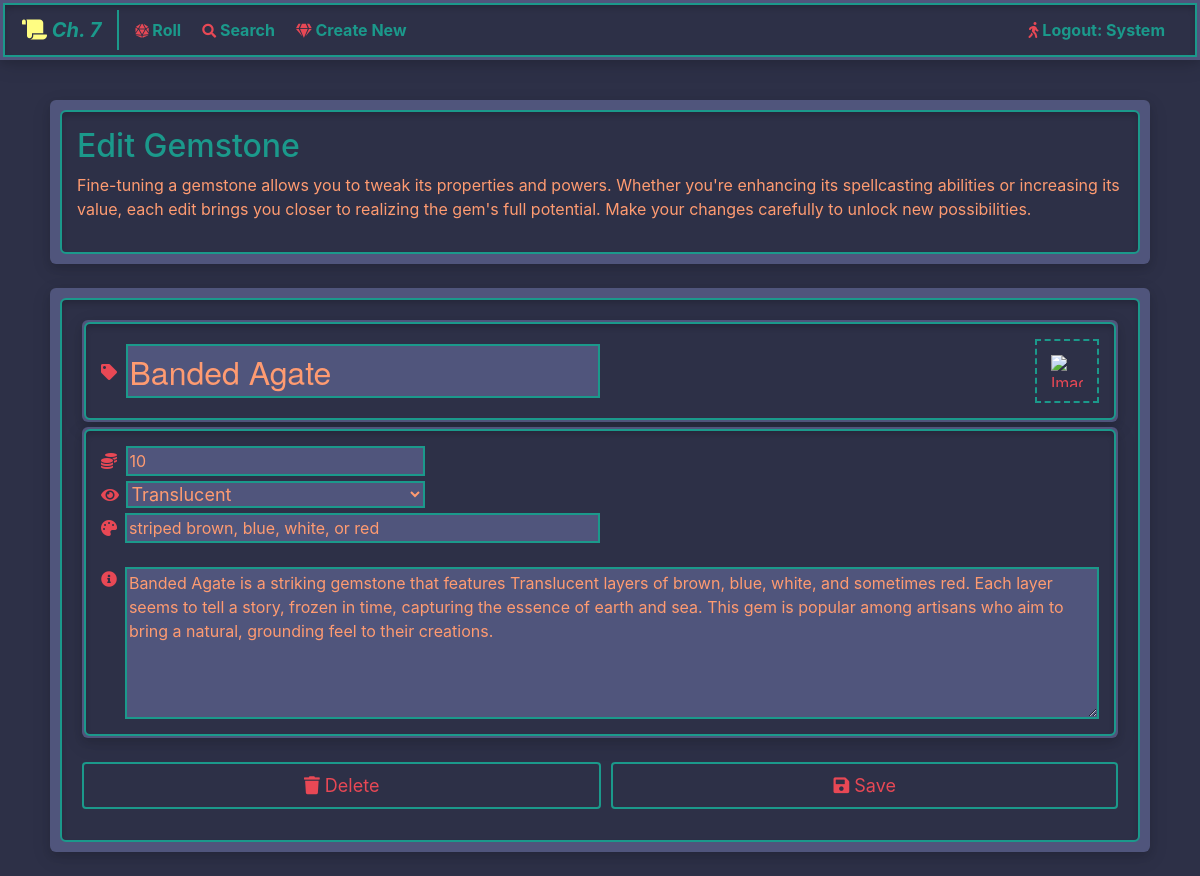
Screenshot of /treasure/gemstone/edit/2/ (signed in) with the database file from the repository.
### treasure/models.py (models this page shows, shortened)
class Gemstone(models.Model):
    name             = models.CharField(max_length=128, db_index=True)
    value            = models.IntegerField(validators=[MinValueValidator(1), MaxValueValidator(1_000_000)])
    clarity          = models.ForeignKey(
        GemstoneClarity,
        related_name='gemstones',
        on_delete=models.SET_DEFAULT,
        default=1,
        db_index=True
    )
    color            = models.CharField(max_length=128, blank=True, verbose_name='Color(s)', db_index=True)
    description      = models.TextField(max_length=1024)
    icon             = models.ForeignKey(
        GemstoneIcon,
        related_name='gemstones',
        on_delete=models.SET_DEFAULT,
        default=1
    )
    dmg_row_value   = models.IntegerField(null=True, blank=True)
    dmg_item_number = models.IntegerField(null=True, blank=True)
    unique_name     = models.UUIDField(default=uuid.uuid4, editable=False, unique=True)
    origin          = models.CharField(max_length=32, default='user', blank=True)
    created_by      = models.ForeignKey(
        User,
        related_name='gemstones',
        on_delete=models.CASCADE,
        db_index=True
    )
    created_at      = models.DateTimeField(auto_now_add=True)
    updated_at      = models.DateTimeField(auto_now=True)
    objects = GemstoneManager()

### treasure/views.py (the view, shortened to what this page needs)
# urls.py: path("gemstone/edit/<int:gemstone_id>/", views.gemstone_edit, name="gemstone_edit"),
@login_required
@services.user_owns_gemstone
@transaction.atomic
def gemstone_edit(request, gemstone_id):
    gemstone = request.gemstone
    modal_view = services.is_modal_view(request)
    if request.method == 'GET':
        form = forms.GemstoneForm(instance=gemstone)
        icon_url = gemstone.icon.image.url if gemstone.icon else None
        context = {'form': form, 'icon_url': icon_url, 'gemstone_id': gemstone_id, 'modal': modal_view}
        print(modal_view)
        if modal_view:
            return render(request, 'treasure/snippets/gemstone-form.html', context)
        return render(request, 'treasure/gemstone-edit.html', context)

### treasure/services.py (called while the page is built)
def user_owns_gemstone(view_func):
    @wraps(view_func)
    def _wrapped_view(request, *args, **kwargs):
        gemstone_id = kwargs.get('gemstone_id')
        gemstone = get_object_or_404(models.Gemstone, pk=gemstone_id)
        if gemstone.created_by != request.user:
            return HttpResponseForbidden("You do not have permission to modify this gemstone.")
        request.gemstone = gemstone
        return view_func(request, *args, **kwargs)
    return _wrapped_view

def is_modal_view(request: HttpRequest) -> bool:
    if request.GET.get('modal', '') == 'true':
        return True

### treasure/templates/treasure/gemstone-edit.html (shortened to what this page needs)
{% extends 'base.html' %}
{% load static %}
{% block content %}
    {% if modal %}
        {% include 'treasure/snippets/gemstone-form.html' with icon_url=icon_url gemstone_id=gemstone_id %}
    {% else %}
        <div class="outer-content-container mb-4">
            <div class="container inner-content-container">
                <h2>Edit Gemstone</h2>
                <p>
                    Fine-tuning a gemstone allows you to tweak its properties and powers.
                    Whether you're enhancing its spellcasting abilities or increasing its value,
                    each edit brings you closer to realizing the gem's full potential.
                    Make your changes carefully to unlock new possibilities.
                </p>
            </div>
        </div>
        <div class="outer-content-container mb-4">
            <div class="container inner-content-container">
                {% include 'treasure/snippets/gemstone-form.html' with icon_url=icon_url gemstone_id=gemstone_id %}
            </div>
        </div>
    {% endif %}
{% endblock %}

### templates/navbar.html (shortened to what this page needs)
<nav class="navbar fixed-top navbar-expand-md custom-navbar">
    <div class="container-fluid navbar-wrapper">
        <div class="container-fluid px-3 py-1">
            <a class="navbar-brand custom-navbar-brand {% if request.resolver_match.url_name == 'gemstone_index' %}custom-active{% endif %}" href="{% url 'treasure:gemstone_index' %}">
                <i class="fas fa-scroll icon-yellow"></i> Ch. 7
            </a>
            <div class="collapse navbar-collapse" id="myNavbar">
                <ul class="navbar-nav mr-auto">
                    <li class="nav-item {% if request.resolver_match.url_name == 'gemstone_roll' %}custom-active{% endif %}">
                        <a class="nav-link custom-nav-link" href="{% url 'treasure:gemstone_roll' %}">
                            <i class="fas fa-dice-d20 fa-sm icon-red"></i> Roll
                        </a>
                    </li>
                    <li class="nav-item {% if request.resolver_match.url_name == 'gemstone_search' %}custom-active{% endif %}">
                        <a class="nav-link custom-nav-link" href="{% url 'treasure:gemstone_search' %}">
                            <i class="fas fa-search fa-sm icon-red"></i> Search
                        </a>
                    </li>
                    {% if user.is_authenticated %}
                        <li class="nav-item {% if request.resolver_match.url_name == 'gemstone_create' %}custom-active{% endif %}">
                            <a class="nav-link custom-nav-link" href="{% url 'treasure:gemstone_create' %}">
                                <i class="fas fa-gem fa-sm icon-red"></i> Create New
                            </a>
                        </li>
                    {% endif %}
                </ul>
                <ul class="navbar-nav ml-auto">
                    {% if user.is_authenticated %}
                        <li class="nav-item">
                            <a class="nav-link custom-nav-link" href="{% url 'logout' %}">
                                <i class="fas fa-walking icon-red"></i> Logout: {{ user.username|capfirst }}
                            </a>
                        </li>
                    {% endif %}
                </ul>
            </div>
        </div>
    </div>
</nav>

### treasure/templates/treasure/snippets/gemstone-form.html (shortened to what this page needs)
<div id="gemstone-form">
    <form method="post" enctype="multipart/form-data">
        <div class="outer-content-container outer-content-small-border">
            <div class="inner-content-container gemstone-form-flexbox">
                <div class="{% if modal %}gemstone-form-text-container-lg-modal{% else %}gemstone-form-text-container-lg{% endif %}">
                    <span class="z mr-1"><i class="fas fa-tag icon-red j"></i>&nbsp;</span>
                    <span class="the-spanner">{{ form.name }}</span>
                </div>
                <div class="gemstone-form-flexbox">
                    <label for="{{ form.icon.id_for_label }}" class="gemstone-file-label">
                        {% if icon_url %}
                            <img id="upload-icon" src="{{ icon_url }}" alt="Image Preview" height="32" width="32" />
                        {% else %}
                            <i class="fas fa-camera fa-2x" id="upload-icon"></i>
                        {% endif %}
                    </label>
                </div>
            </div>
        </div>
        <div class="outer-content-container outer-content-small-border mb-4">
            <div class="inner-content-container">
                <div>
                    <label for="{{ form.value.id_for_label }}">
                        <i class="fas fa-coins icon-red">&nbsp;</i>
                    </label>
                    {{ form.value }}
                </div>
                <div>
                    <label for="{{ form.clarity.id_for_label }}" class="mb-1">
                        <i class="fas fa-eye icon-red">&nbsp;</i>
                    </label>
                    {{ form.clarity }}
                </div>
                <div class="{% if modal %}gemstone-form-text-container-modal{% else %}gemstone-form-text-container{% endif %}">
                    <label for="{{ form.color.id_for_label }}" class="mb-0">
                        <i class="fas fa-palette icon-red mr-1 pt-1">&nbsp;</i>
                    </label>
                    {{ form.color }}
                </div>
                <br>
                <div class="gemstone-form-textarea-container">
                    <span><i class="fas fa-info-circle icon-red mr-1"></i>&nbsp;</span>
                    {{ form.description }}
                </div>
            </div>
        </div>
        <div class="d-flex">
            {% if gemstone_id %}
                <button type="button"
                        id="delete-button"
                        onclick="handleDelete()"
                        class="my-btn my-btn-primary my-btn-large mb-3 flex-fill my-btn-add-margin"
                >
                    <span><i class="fas fa-trash"></i> <span id="delete-button-text">Delete</span></span>
                </button>
            {% endif %}
            {% if modal %}
            <button type="submit"
                    hx-encoding="multipart/form-data"
                    hx-post="
                             {% if gemstone_id %}
                             {% url 'treasure:gemstone_edit' gemstone_id %}?modal=true
                             {% else %}
                             {% url 'treasure:gemstone_create' %}?modal=true
                             {% endif %}
                    "
                    hx-target="#gemstone-form"
                    class="my-btn my-btn-primary my-btn-large mb-3 flex-fill my-btn-add-margin">
                <span><i class="fas fa-save"></i> Save</span>
            </button>
            {% else %}
            <button type="submit"
                    hx-encoding="multipart/form-data"
                    hx-post="
                             {% if gemstone_id %}
                             {% url 'treasure:gemstone_edit' gemstone_id %}
                             {% else %}
                             {% url 'treasure:gemstone_create' %}
                             {% endif %}
                    "
                    hx-target="body"
                    hx-push-url="true"
                    class="my-btn my-btn-primary my-btn-large mb-3 flex-fill my-btn-add-margin">
                <span><i class="fas fa-save"></i> Save</span>
            </button>
            {% endif %}
        </div>
    </form>
</div>

### static/css/landing.css (style rules this page uses)
body { background-color: #2d3047; color: #ff9b71; margin-top: 100px; }
h1, h2 { color: #1b998b; }
a { color: #e84855; font-weight: bold; }
input, textarea, select { background-color: #50557c; color: #ff9b71; }
label { color: #e84855; }
.outer-content-container { background-color: #50557c; box-shadow: 0 4px 8px rgba(0, 0, 0, 0.1), 0 6px 20px rgba(0, 0, 0, 0.1); padding: 10px 10px 10px 10px; margin: 5px; border-radius: 6px; display: flex; flex-direction: column; }
.outer-content-small-border { border: 2px; padding: 2px; vertical-align: middle; }
.inner-content-container { color: #ff9b71; background-color: #2d3047; border: 2px solid #1b998b; box-shadow: inset 0px 4px 6px -1px rgba(0, 0, 0, 0.2); padding: 15px 15px 15px 15px; border-radius: 6px; flex-grow: 1; }
.icon-yellow { color: #fffd82; }
.icon-red { color: #e84855; }
.my-btn { padding: 8px 12px; font-size: 12px; cursor: pointer; border: none; border-radius: 4px; transition: all 0.3s ease; }
.my-btn-add-margin { margin-right: 5px; margin-left: 5px; }
.my-btn-large { font-size: large; }
.my-btn-primary { background-color: transparent; color: #e84855; border: 2px solid #1b998b; }
.navbar-wrapper { background-color: #2d3047; border: 2px solid #1b998b; box-shadow: inset 0 4px 6px -1px rgba(0, 0, 0, 0.2); padding: 1px; }
.custom-navbar { background-color: #50557c; border: 2px solid #50557c; box-shadow: 0 4px 8px rgba(0, 0, 0, 0.1), 0 6px 20px rgba(0, 0, 0, 0.1); padding: 1px; }
.navbar-brand { padding-right: 16px; margin-right: 8px; }
.custom-navbar-brand { color: #1b998b; border-right: 2px solid #1b998b; font-style: italic; }
.nav-link { margin-right: 5px; }
.custom-nav-link { color: #1b998b; }
.gemstone-file-label { color: #e84855; border: 2px dashed #1b998b; background-color: transparent; height: 64px; width: 64px; cursor: pointer; text-align: center; display: flex; justify-content: center; align-items: center; margin-bottom: 0; }
.gemstone-form-text-input-lg { border: 2px solid #1b998b; font-size: xx-large; font-family: "Helvetica Neue", Arial, sans-serif; width: 100%; }
.gemstone-form-textarea-input { border: 2px solid #1b998b; width: 100%; }
.gemstone-form-textarea-container { display: flex; flex-flow: row nowrap; }
.gemstone-form-text-container { display: flex; flex-flow: row nowrap; width: 50%; align-items: center; justify-content: center; }
.gemstone-form-text-container-lg { margin-right: auto; width: 50%; }
.gemstone-from-text-input { border: 2px solid #1b998b; width: 100%; }
.gemstone-from-value-input { border: 2px solid #1b998b; width: 30%; }
.gemstone-form-clarity-input { border: 2px solid #1b998b; border-radius: 0; width: 30%; margin-left: -2px; margin-bottom: 5px; font-size: large; }
.gemstone-form-flexbox { display: flex; justify-content: center; align-items: center; }
.the-spanner { display: block; overflow: hidden; }
.z { float: left; }
.j { padding-top: 20px; }

### rows the page displays
Gemstone: name "Banded Agate", value "10", clarity "Translucent", color "striped brown, blue, white, or red", description "Banded Agate is a striking gemstone that features Translucent layers of brown, blue, white, and sometimes red. Each layer seems to tell a story, frozen in time, capturing the essence of earth and sea. This gem is popular among artisans who aim to bring a natural, grounding feel to their creations."

### other values shown
{{ user.username|capfirst }} "System"
